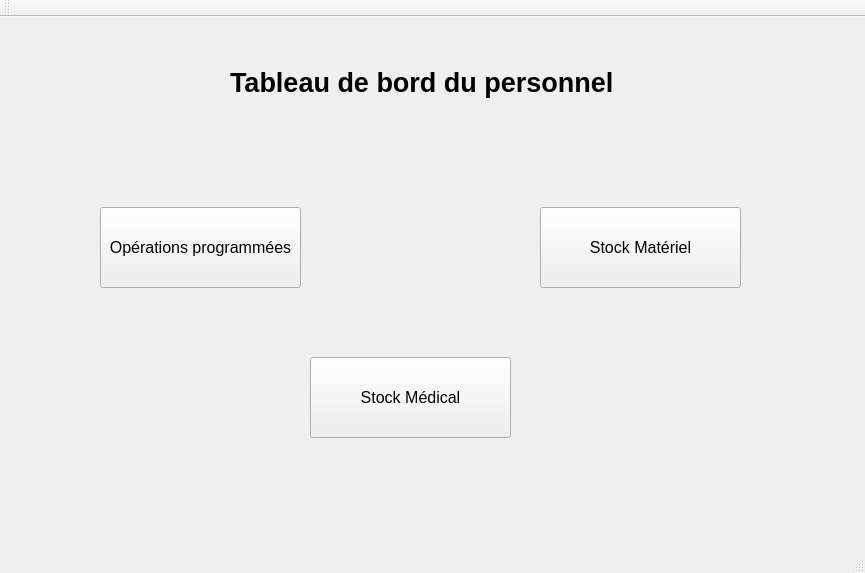
<?xml version="1.0" encoding="UTF-8"?>
<ui version="4.0">
 <class>PersonnelUIClass</class>
 <widget class="QMainWindow" name="PersonnelUIClass">
  <property name="geometry">
   <rect>
    <x>0</x>
    <y>0</y>
    <width>865</width>
    <height>573</height>
   </rect>
  </property>
  <property name="windowTitle">
   <string>PersonnelUI</string>
  </property>
  <widget class="QWidget" name="centralWidget">
   <widget class="QLabel" name="label">
    <property name="geometry">
     <rect>
      <x>230</x>
      <y>40</y>
      <width>401</width>
      <height>51</height>
     </rect>
    </property>
    <property name="font">
     <font>
      <pointsize>20</pointsize>
      <bold>true</bold>
     </font>
    </property>
    <property name="text">
     <string>Tableau de bord du personnel</string>
    </property>
   </widget>
   <widget class="QPushButton" name="pushButton">
    <property name="geometry">
     <rect>
      <x>100</x>
      <y>190</y>
      <width>201</width>
      <height>81</height>
     </rect>
    </property>
    <property name="font">
     <font>
      <pointsize>12</pointsize>
      <bold>false</bold>
     </font>
    </property>
    <property name="text">
     <string>Opérations programmées</string>
    </property>
   </widget>
   <widget class="QPushButton" name="pushButton_2">
    <property name="geometry">
     <rect>
      <x>540</x>
      <y>190</y>
      <width>201</width>
      <height>81</height>
     </rect>
    </property>
    <property name="font">
     <font>
      <pointsize>12</pointsize>
      <bold>false</bold>
     </font>
    </property>
    <property name="text">
     <string>Stock Matériel</string>
    </property>
   </widget>
   <widget class="QPushButton" name="pushButton_3">
    <property name="geometry">
     <rect>
      <x>310</x>
      <y>340</y>
      <width>201</width>
      <height>81</height>
     </rect>
    </property>
    <property name="font">
     <font>
      <pointsize>12</pointsize>
      <bold>false</bold>
     </font>
    </property>
    <property name="text">
     <string>Stock Médical</string>
    </property>
   </widget>
   <widget class="QPushButton" name="pushButton_4">
    <property name="geometry">
     <rect>
      <x>20</x>
      <y>20</y>
      <width>71</width>
      <height>51</height>
     </rect>
    </property>
    <property name="styleSheet">
     <string notr="true">border-radius: 25px;</string>
    </property>
    <property name="text">
     <string/>
    </property>
   </widget>
  </widget>
  <widget class="QMenuBar" name="menuBar">
   <property name="geometry">
    <rect>
     <x>0</x>
     <y>0</y>
     <width>865</width>
     <height>22</height>
    </rect>
   </property>
  </widget>
  <widget class="QToolBar" name="mainToolBar">
   <attribute name="toolBarArea">
    <enum>TopToolBarArea</enum>
   </attribute>
   <attribute name="toolBarBreak">
    <bool>false</bool>
   </attribute>
  </widget>
  <widget class="QStatusBar" name="statusBar"/>
 </widget>
 <layoutdefault spacing="6" margin="11"/>
 <resources/>
 <connections/>
</ui>
